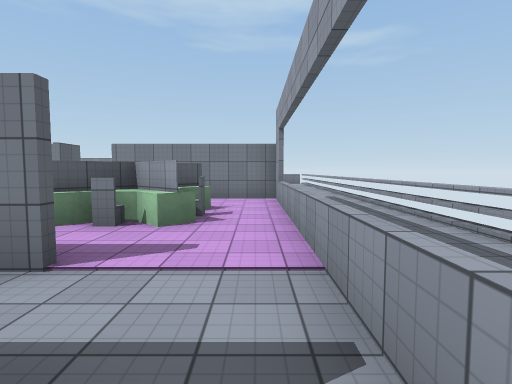
[1] (above)

24 first-person views from a walk through a Unity game level. The camera is 1.5 m above the floor, tilts 4° down and sees 80° across. Doors are open. The floor is counted in squares, 2 m on a side. Each view is taken from the middle of a square. On the plan, view 1 faces up. The plan holds only what a view shows up to about 10 squares ahead; the rest is blank. The player character is not drawn. Surface patterns are stand-ins for the level's own textures.

[2]
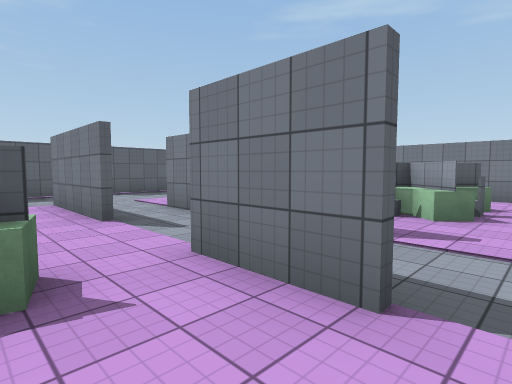

[3]
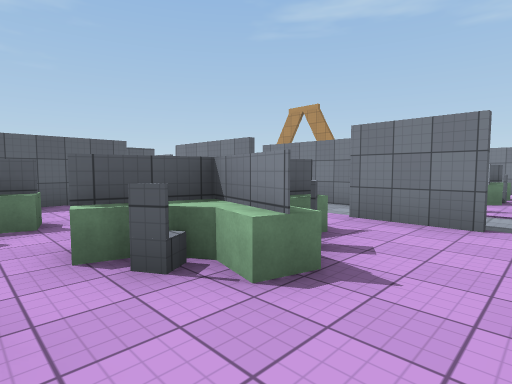

[4]
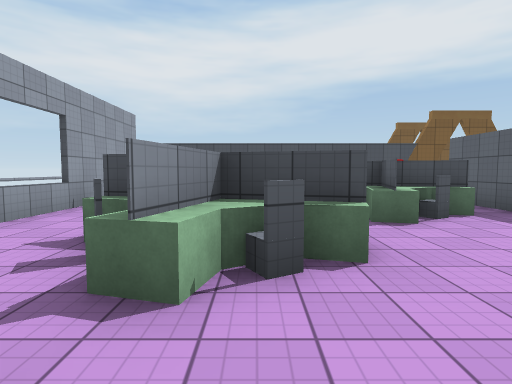

[5]
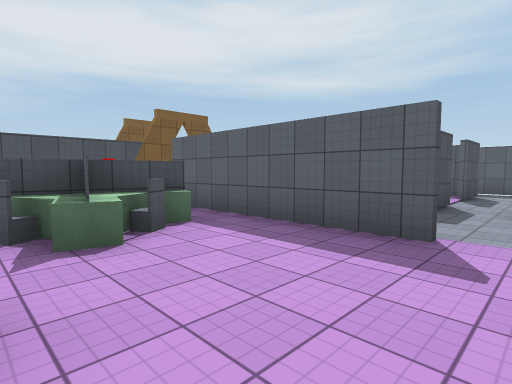

[6]
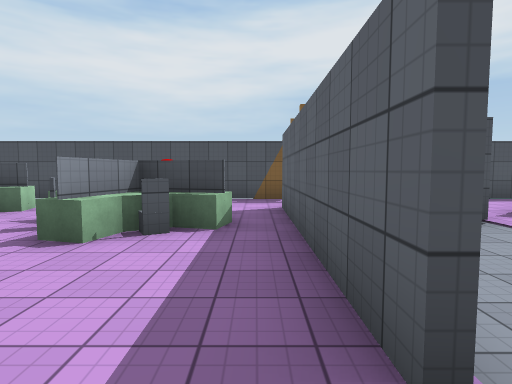

[7]
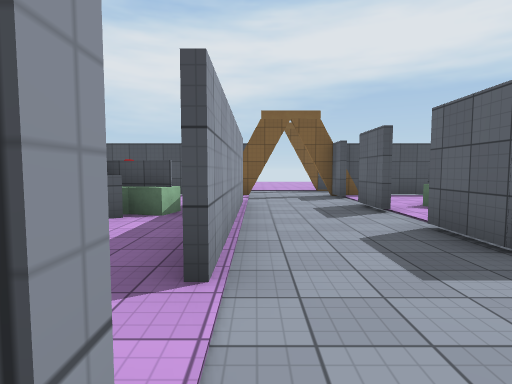

[8]
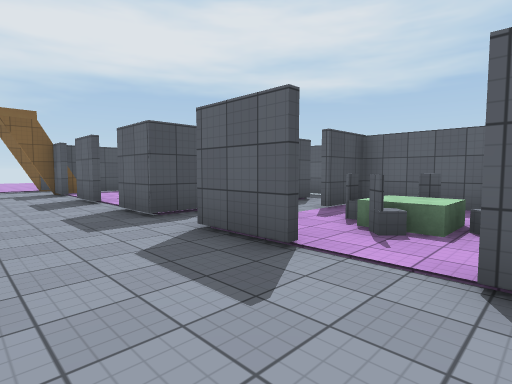

[9]
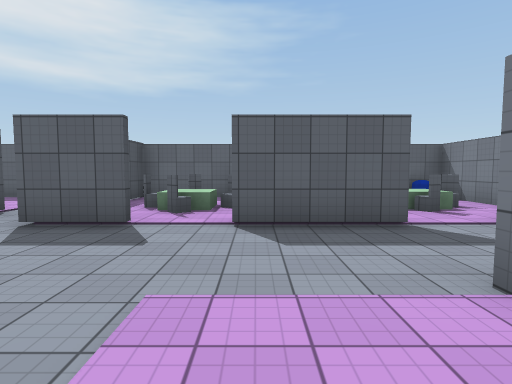

[10]
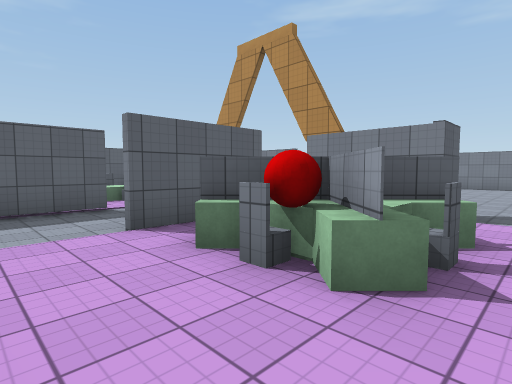

[11]
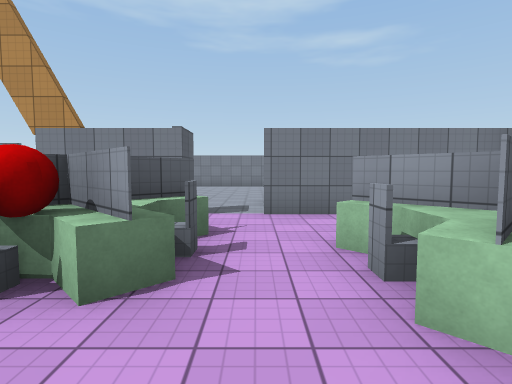

[12]
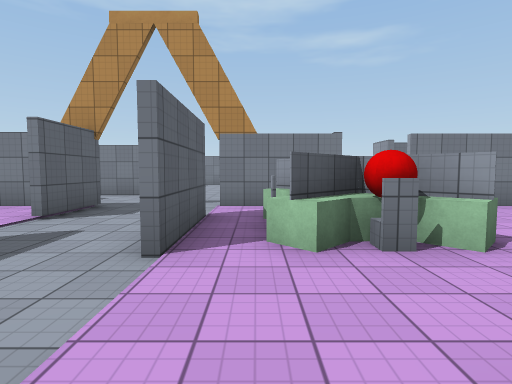

[13]
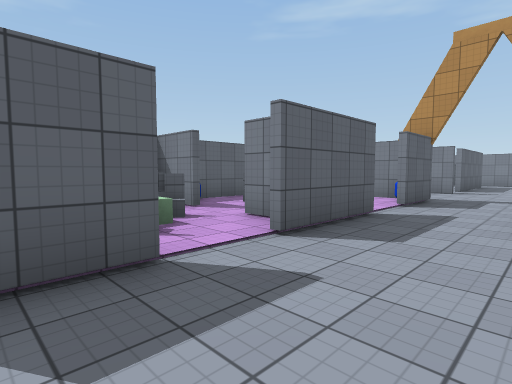

[14]
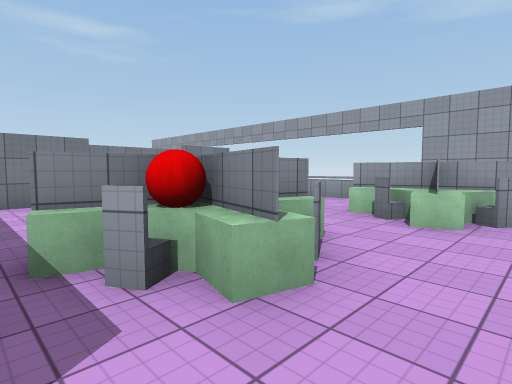

[15]
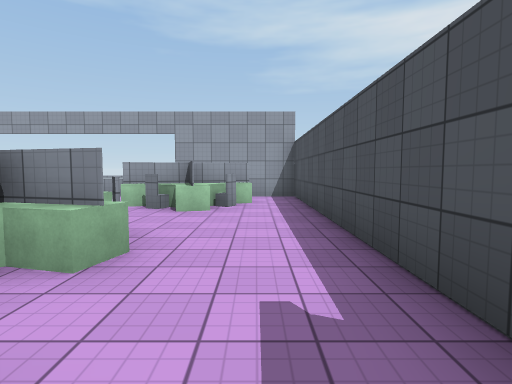

[16]
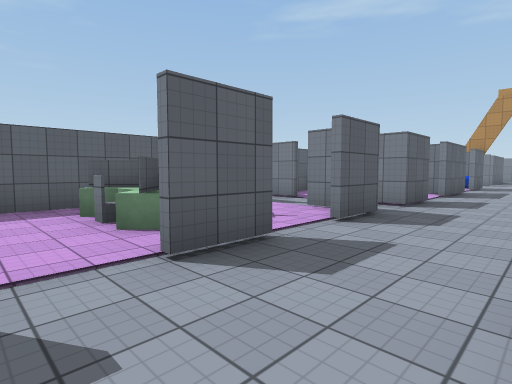

[17]
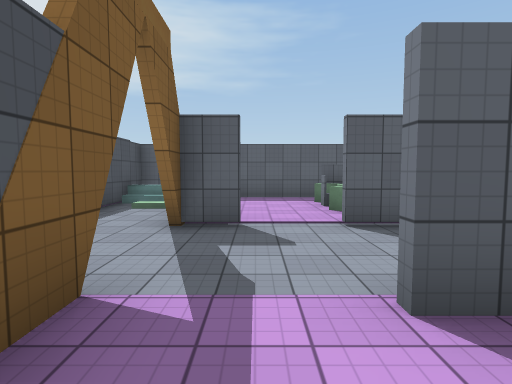

[18]
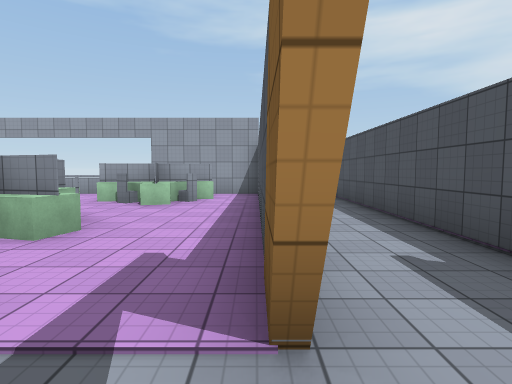

[19]
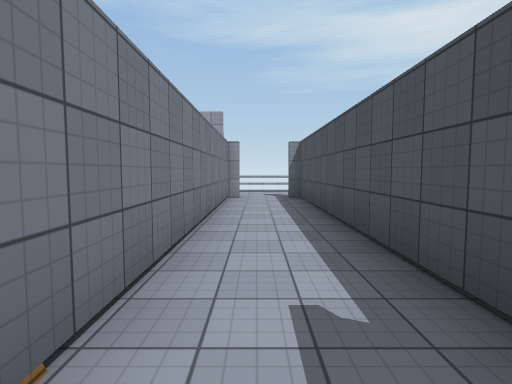

[20]
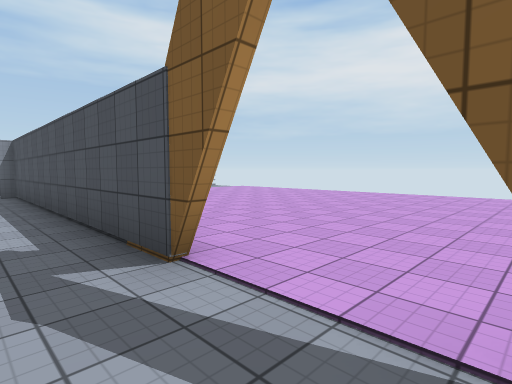

[21]
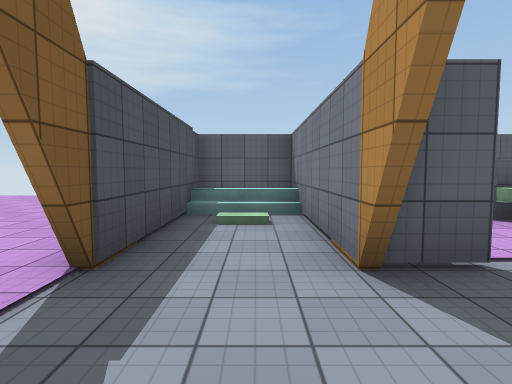

[22]
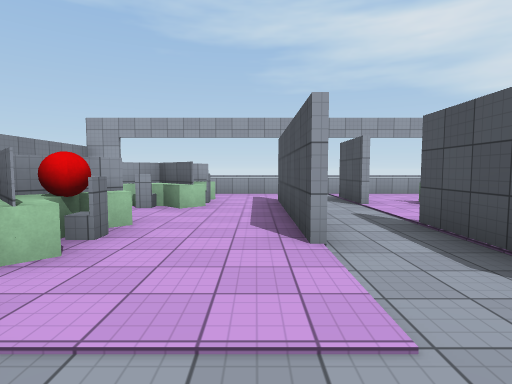

[23]
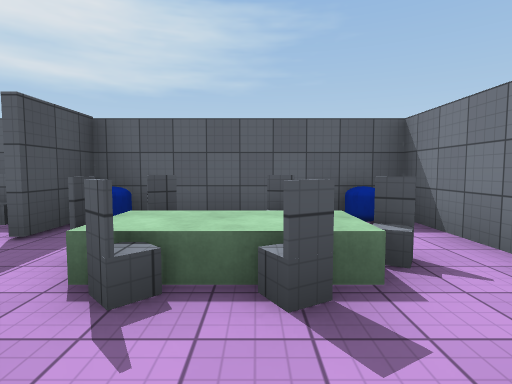

[24]
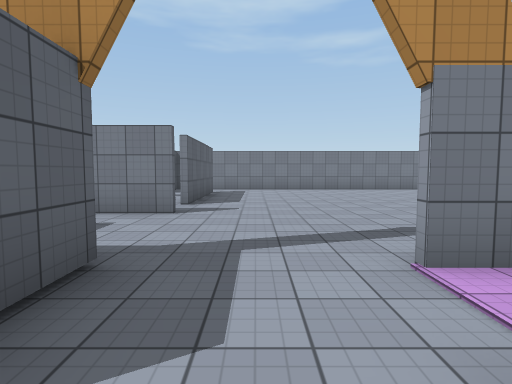

### Floor plan
Points are (right, up) in squares from view 1. A wall is a line through its corners. A room is listed if a view was taken in it or the views show most of it. See-through windows are left out.
Room 1 (views 1, 2, 3, 4, 5, 6, 7, 13)
walls: (-4, -1.6) (-2.7, -2); (-2.6, -2) (-3, -3.3); (-4.7, 0.6) (-7.9, 0.6); (-5.2, -3.1) (-4.6, -3.3); (-7.5, -0.9) (-7.5, -6.3); (-5.6, -4.4) (-4.4, -4.7); (-0.6, 0.6) (-2.5, 0.6); (-1.6, 2.3) (-6.1, 2.3); (-5.6, -5.8) (-4.9, -3.1); (0.5, -4.4) (0.5, 0.5); (-10.3, 1.3) (-10.3, -0.3)
low walls: (-4, -1.3) (-3.4, -1.5); (-2.7, -2) (-2.5, -1.4); (-2.6, -2.9) (-2.7, -3.4); (-5.4, -3.7) (-5.2, -3.1)
ways out: opening at (-8.5, 1) to room 2; opening at (-6.5, -4.5) to room 3; opening at (0, 1) to room 6; opening at (-5, -3) to room 7; opening at (-1, -4) to room 7; gap at (-2, -4) to room 7; opening at (-9, 0) to room 8
objects: red ball (-7, -5); other object (-6, -5); other object (-6, -4); other object (-3, -1); other object (-2, -3); other object (-2, -2) to (-2, -1)
Room 2 (views 8, 9, 10, 11, 12, 22)
walls: (-6.1, 2.5) (-3.6, 2.5); (-6.4, 4.6) (-7, 5.1); (-7.9, 0.7) (-4.8, 0.7); (-7.8, 5.5) (-7.8, 4.5); (-4.7, 4.8) (-5.8, 5.8); (-5.7, 5.8) (-6.7, 4.8); (-10.3, 5.3) (-10.3, 2.6); (-2.8, 4) (-3.2, 4.5)
low walls: (-5, 4.6) (-5.5, 5.2)
ways out: opening at (-8.5, 1) to room 1; opening at (-9, 5) to room 5; opening at (-3, 3) to room 6; opening at (-10, 2) to room 10; opening at (-4, 5.5) to room 13
objects: red ball (-6, 4); other object (-6, 5)
Room 3 (views 14, 15, 16, 17)
walls: (-8.3, -8.1) (-5.6, -8.1)
ways out: opening at (-6.5, -4.5) to room 1; opening at (-4.5, -6.5) to room 7; opening at (-8, -7) to room 8
Room 4 (views 18, 19, 20, 21)
walls: (-8.3, -10.2) (0.5, -10.2); (-9.8, -8.2) (-14.6, -8.2) (-14.6, -10.2) (-9.8, -10.2); (-10.3, -7.1) (-10.3, -8.1); (0.2, -8.2) (-7.1, -8.2)
ways out: opening at (-9, -8) to room 8; opening at (-9, -10); open door at (1, -9.5)
Room 5 (views 23, 24)
walls: (-10.4, 11.3) (-11.9, 11.3); (-6.5, 8.2) (-7.7, 8.2); (-10.5, 15.9) (-10.5, 12.6); (-10.3, 8.5) (-10.3, 6.6)
ways out: opening at (-9, 5) to room 2; opening at (-10, 6) to room 9; gap at (-4, 8)
Room 6 (no view inside)
walls: (-1, 6.2) (-3.1, 4.2); (-3.6, 2.5) (-1.6, 2.5); (-2.5, 0.7) (-0.6, 0.7); (0.5, 0.5) (0.5, 8.2) (-1.5, 8.2)
low walls: (-2.4, 4.5) (-2.8, 4); (-0.8, 6) (-1.4, 5.4)
ways out: opening at (0, 1) to room 1; opening at (-3, 3) to room 2; opening at (-1, 7)
objects: other object (-2, 4); other object (-1, 5)
Room 7 (no view inside)
walls: (-3.9, -4.9) (-5.4, -4.5); (-0.9, -6.9) (-1.7, -4.1); (-5.6, -8.1) (0.6, -8.1); (-4.9, -3.1) (-5.3, -4.5); (0.5, -5.4) (0.5, -4.4)
low walls: (-4, -5.2) (-4.7, -5); (-1.2, -7) (-1.4, -6.5); (-4.6, -3.3) (-4.8, -3.9) (-4.5, -4.4)
ways out: opening at (-5, -3) to room 1; opening at (-1, -4) to room 1; gap at (-2, -4) to room 1; opening at (-4.5, -6.5) to room 3
objects: other object (-5, -6); other object (-4, -4); other object (-2, -6); other object (-2, -5)
Room 8 (no view inside)
walls: (-10.3, -4.4) (-10.3, -5.7); (-10.3, -0.3) (-10.9, -0.3); (-11.8, -1.7) (-10.3, -1.7) (-10.3, -3); (-7.8, -5.9) (-7.8, -0.9); (-13.1, -0.3) (-14, -0.3); (-14.8, -1.7) (-13.1, -1.7)
ways out: opening at (-9, 0) to room 1; opening at (-8, -7) to room 3; opening at (-9, -8) to room 4; open door at (-12.5, 0) to room 10; open door at (-10, -6.5) to room 11; open door at (-12.5, -2) to room 12; open door at (-10, -3.5) to room 12; open door at (-15, -1)
Room 9 (no view inside)
walls: (-11, 8.2) (-14.6, 8.2) (-14.6, 3.6) (-13.1, 3.6)
low walls: (-11.9, 6.9) (-11.9, 6.4)
ways out: opening at (-10, 6) to room 5
objects: other object (-13, 5); other object (-13, 6); other object (-13, 7); other object (-12, 5); other object (-12, 6)
Room 10 (no view inside)
walls: (-13.1, 3.4) (-14.6, 3.4); (-10.5, 3.4) (-11.5, 3.4); (-14.6, 2.4) (-14.6, -0.2) (-13.1, -0.2)
low walls: (-12.5, 2.1) (-11.9, 2.1) (-11.9, 1.5)
ways out: opening at (-10, 2) to room 2; open door at (-12.5, 0) to room 8
objects: other object (-13, 2); other object (-12, 1); other object (-12, 3); other object (-11, 2)
Room 11 (no view inside)
walls: (-11.4, -5.2) (-11.9, -5.6); (-12.9, -4.8) (-13.5, -5.4); (-13.9, -8.1) (-10.6, -8.1)
low walls: (-12.3, -5.2) (-12.9, -5.2) (-13.3, -5.6)
ways out: open door at (-10, -6.5) to room 8; opening at (-11, -5) to room 12; opening at (-12.5, -6.5) to room 15
objects: other object (-13, -6)
Room 12 (no view inside)
walls: (-12.2, -4.8) (-11.5, -5.4); (-11, -1.8) (-11.7, -1.8)
ways out: open door at (-12.5, -2) to room 8; open door at (-10, -3.5) to room 8; opening at (-11, -5) to room 11; opening at (-12.5, -3.5) to room 14
Room 13 (no view inside)
walls: (-4.5, 5.1) (-5, 4.6); (-3.1, 4.2) (-2, 5.2); (-1.4, 4.5) (-3.1, 6.2)
low walls: (-2.8, 5.5) (-3.2, 5.9)
ways out: opening at (-4, 5.5) to room 2
objects: other object (-3, 5)
Room 14 (no view inside)
walls: (-14.6, -2.1) (-14.6, -5.5)
ways out: opening at (-12.5, -3.5) to room 12; opening at (-14, -5) to room 15
Room 15 (no view inside)
walls: (-14.6, -5.5) (-14.6, -7.5)
ways out: opening at (-12.5, -6.5) to room 11; opening at (-14, -5) to room 14
Room 16 (no view inside)
walls: (-4.7, 6.8) (-5.7, 5.8)
objects: other object (-5, 6)
Room 17 (no view inside)
walls: (-7.8, 7) (-7.8, 5.5)
objects: other object (-7, 6)

Where each view was taken, in squares from view 1:
view 1: 0 up, 0 right, facing up
view 2: 1 down, 0 right, facing up-left
view 3: 4 down, 0 right, facing up-left
view 4: 1 up, 3 left, facing down
view 5: 0 up, 4 left, facing down-left
view 6: 0 up, 7 left, facing down
view 7: 1 up, 8 left, facing down
view 8: 3 up, 8 left, facing down-left
view 9: 3 up, 6 left, facing left
view 10: 3 up, 4 left, facing up-left
view 11: 3 up, 4 left, facing up
view 12: 2 up, 7 left, facing up
view 13: 0 up, 8 left, facing up-left
view 14: 7 down, 7 left, facing up-right
view 15: 7 down, 8 left, facing right
view 16: 7 down, 8 left, facing up-left
view 17: 7 down, 6 left, facing left
view 18: 8 down, 9 left, facing right
view 19: 9 down, 8 left, facing right
view 20: 9 down, 10 left, facing down-right
view 21: 9 down, 8 left, facing left
view 22: 3 up, 9 left, facing right
view 23: 6 up, 10 left, facing left
view 24: 6 up, 9 left, facing up
